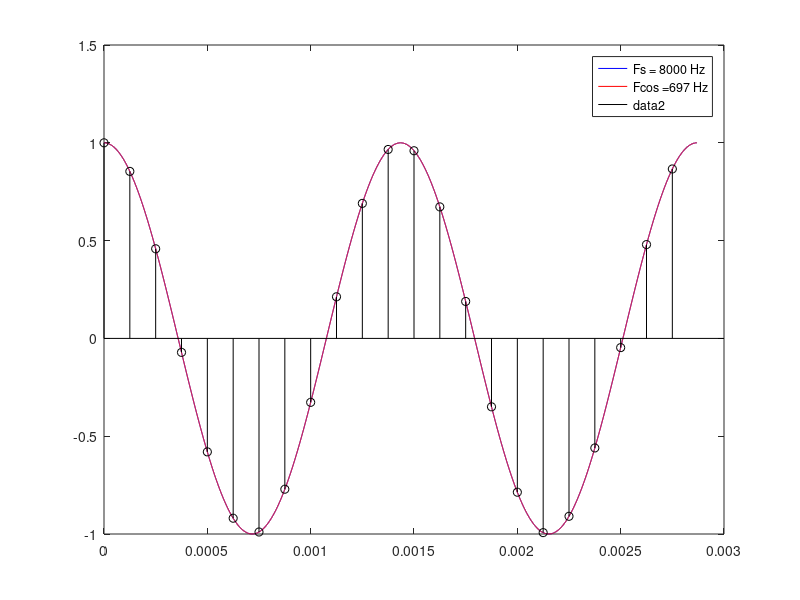

This chart was generated by the following MATLAB code:
%% Sin approximation



c1 = 26-15*sqrt(3)
c2 = 810000*(1657+930*sqrt(3))
c3 = 324000*(19+15*sqrt(3))
c4 = -1800*(1+15*sqrt(3))
c5 = -360

o  = 35;
o2 = o*o;
o3 = o2*o;
o4 = o3*o;

ho = ( c1*o*(180-o)*(c2+c3*o+c4*o2+c5*o3+o4) )/524880000000
error = sin(pi*o/180) - ho


%%%%%%%%%%%%%%%%%%%%%%%%%%%%%%%%%%%%%%%%%%%%%%%%%%%%%%%%%%%
%       
%
%
%             Luis Diego Jimenez Mora
%
%
%
%%%%%%%%%%%%%%%%%%%%%%%%%%%%%%%%%%%%%%%%%%%%%%%%%%%%%%%%%%%



% Funciones relacionadas a la interfaz de usuario.


% Ejemplo de la tarea F=5/7;
F=697;
%Ejemplo de la tarea Fs=1;
Fs=8000;
%Ejemplo de la tarea C=5;
C=2;

%Pasos intermedios auxiliares.


%Calculamos el periodo de la señal analogica
T=1/F;
%Revisa el criterio de Nyquist
%Si la frecuencia de muestreo es menor a la frecuencia de Nyquist
if ( Fs < 2*F )
%La frecuencia del alias es la frecuencia de muestreo menos la frecuencia real.
  Fa=Fs-F
% En caso contrario
else
% La señal se puede recuperar y no hay aliasing.
  Fa=F
endif 

%Se construye el arreglo de la variable independiente analogica. Se elige arbitrariamente 100 puntos por periodo
t=[0:0.0001*T:C*T];
%Construye el arreglo de la variable independiente discreta a partir del numero de ciclos y la tasa de muestreo
n=[0:1/Fs:C*T];
%Calcula los valores de la señal discreta
%sinn=sin(2*pi*F*n);uahhñ

o = mod(n*(2*F*180)+90,180);
o2 = mod(n*(2*F*180)+90,360);
quadrant = 2*sign (o-o2)+1;
part1=c2+c3*o+c4*(realpow(o,2))+c5*(realpow(o,3))+(realpow(o,4));
sinn = quadrant.*( c1*o.*(180-o).*(part1) )/524880000000;


%Funciones de graficacion


%Grafica la señal analogica
labelF= strcat("-b;Fs = 8000 Hz", ";");
plot(t,cos(2*pi*F*t),labelF)
%Congela el grafico para agregar la señal discreta
hold on
%Grafica la señal alias
labelFa= strcat("-r;Fcos ="," ",num2str(Fa)," Hz", ";");
plot(t,cos(2*pi*Fa*t),labelFa)
% Grafica la señal discreta
labeln= strcat("ok;Fs ="," ",num2str(Fs), ";");
stem (n, sinn, labeln)

hold off
